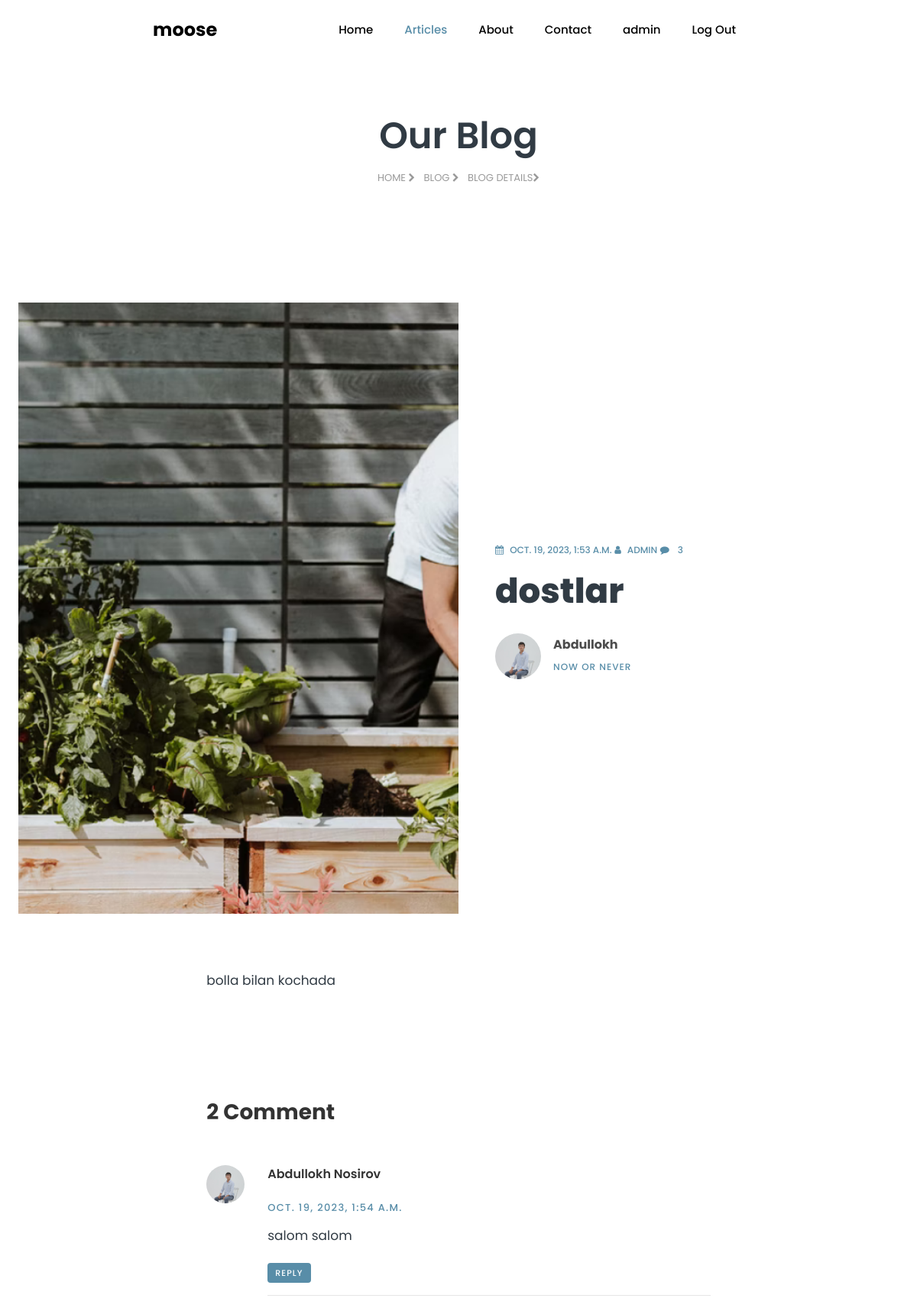
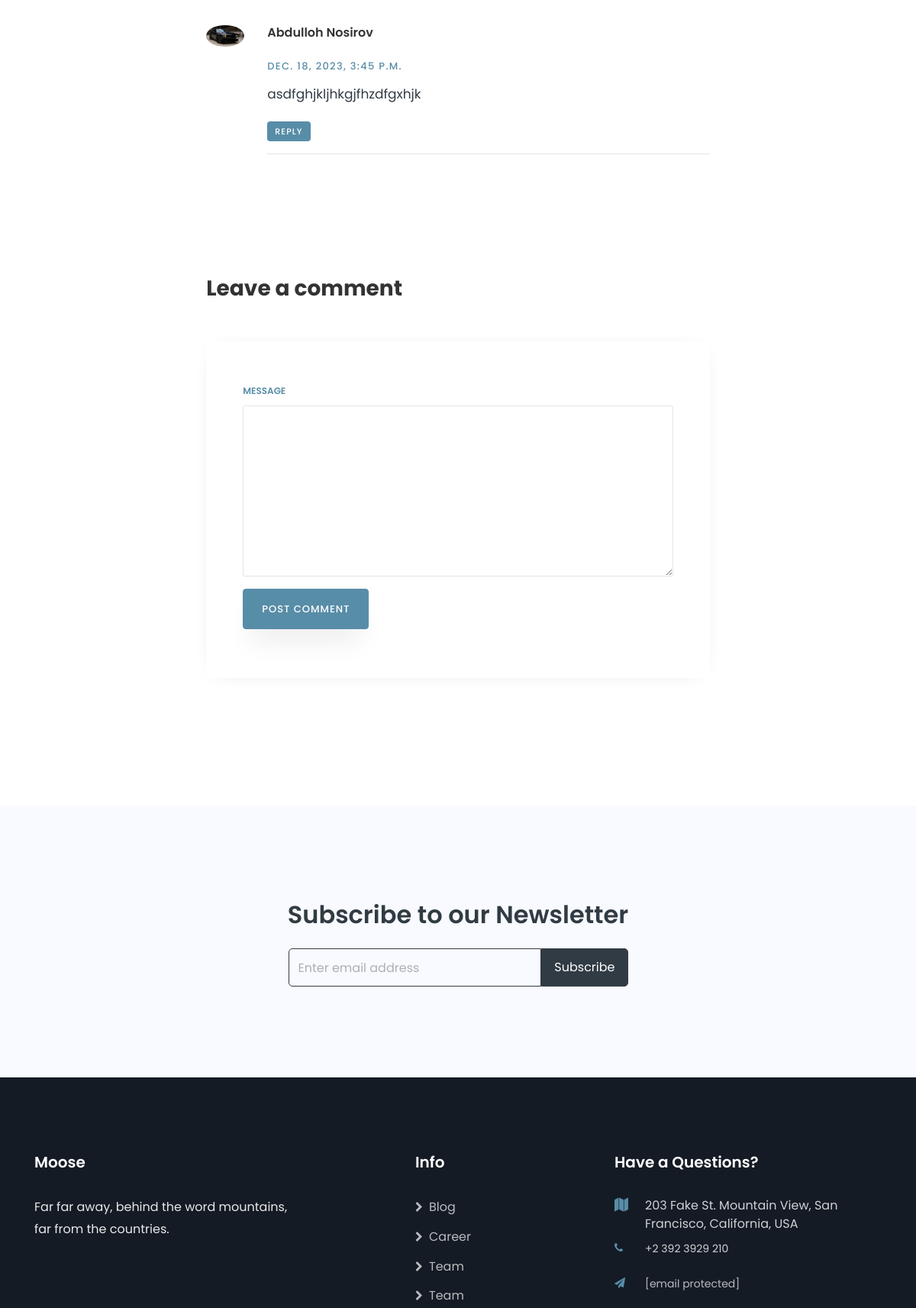
The app's page /post/1 (signed in, upper part) with its own data (2 pictures, top to bottom).
### main/models.py (models this page shows, shortened)
class PostModel(models.Model):
    title = models.CharField(max_length=150)
    img = models.ImageField(upload_to='posts/')
    description = models.TextField()
    auther = models.ForeignKey(UserModel, on_delete=models.CASCADE)
    tags = models.ManyToManyField(TagModels, null=True, blank=True)
    created_at = models.DateTimeField(auto_now_add=True)

class UserModel(models.Model):
    first_name = models.CharField(max_length=100)
    last_name = models.CharField(max_length=100)
    avatar = models.ImageField(upload_to='avatar/')
    bio = models.CharField(max_length=200)
    username = models.CharField(max_length=100, unique=True)
    email = models.EmailField(unique=True)
    password = models.CharField(max_length=100)
    created_at = models.DateTimeField(auto_now_add=True)
    def __str__(self):
        return self.first_name

class CommentModels(models.Model):
    name = models.CharField(max_length=250)
    post_c = models.ForeignKey(PostModel, on_delete=models.CASCADE)
    auther = models.ForeignKey(UserModel, on_delete=models.CASCADE)
    created_at = models.DateTimeField(auto_now_add=True)

### main/views.py (the view)
# urls.py: path('post/<int:pk>', detail, name='detail'),
def detail(request, pk):
    obj = PostModel.objects.filter(pk=pk)
    comments = CommentModels.objects.filter(post_c_id=pk)
    if request.method == 'POST' and request.POST['name'].strip() != '':
        name = request.POST['name']
        page = pk
        user1 = UserModel.objects.get(username=request.user)
        comment = CommentModels(name=name, post_c_id=page, auther=user1)
        comment.save()
    return render(request, template_name='blog-single.html', context={
        'obj': obj,
        'comments': comments
    })

### templates/blog-single.html (shortened to what this page needs)
{% load static %}
<!DOCTYPE html>
<html lang="en">
<head>
    <link rel="stylesheet" href="https://stackpath.bootstrapcdn.com/font-awesome/4.7.0/css/font-awesome.min.css">
    <link rel="stylesheet" href="{% static 'main/css/animate.css' %}">
    <link rel="stylesheet" href="{% static 'main/css/owl.carousel.min.css' %}">
    <link rel="stylesheet" href="{% static 'main/css/owl.theme.default.min.css' %}">
    <link rel="stylesheet" href="{% static 'main/css/magnific-popup.css' %}">
    <link rel="stylesheet" href="{% static 'main/css/flaticon.css' %}">
    <link rel="stylesheet" href="{% static 'main/css/style.css' %}">
</head>
<body>
<nav class="navbar navbar-expand-lg navbar-dark ftco_navbar bg-dark ftco-navbar-light" id="ftco-navbar">
    <div class="container">
        <a class="navbar-brand" href="index-2.html">moose</a>
        <div class="collapse navbar-collapse" id="ftco-nav">
            <ul class="navbar-nav ml-auto">
                <li class="nav-item"><a href="{% url 'home' %}" class="nav-link">Home</a></li>
                <li class="nav-item active"><a href="{% url 'blog' %}" class="nav-link">Articles</a></li>
                <li class="nav-item"><a href="about.html" class="nav-link">About</a></li>
                <li class="nav-item"><a href="contact.html" class="nav-link">Contact</a></li>
                <li class="nav-item"><a href="{% url 'profile' %}" class="nav-link">{{ request.user }}</a></li>
                <li class="nav-item"><a href="{% url 'log_out' %}" class="nav-link">Log Out</a></li>
            </ul>
        </div>
    </div>
</nav>
<section class="hero-wrap hero-wrap-2">
    <div class="container">
        <div class="row no-gutters slider-text align-items-center justify-content-center">
            <div class="col-md-9 text-center ftco-animate pt-5">
                <h1 class="mb-3 bread">Our Blog</h1>
                <p class="breadcrumbs"><span class="mr-2"><a href="index-2.html">Home <i
                        class="fa fa-chevron-right"></i></a></span> <span class="mr-2"><a href="blog.html">Blog <i
                        class="fa fa-chevron-right"></i></a></span> <span>Blog Details<i
                        class="fa fa-chevron-right"></i></span></p>
            </div>
        </div>
    </div>
</section>
<section class="ftco-section">
    <div class="container-fluid px-md-4">
        <div class="row no-gutters">
            <div class="col-md-12 blog-wrap">
                <div class="row no-gutters align-items-center">
                    {% for blog in obj %}
                        <div class="col-md-6 img img-blog js-fullheight"
                             style="background-image: url({{ blog.img.url }});">
                        </div>
                        <div class="col-md-6">
                            <div class="text p-md-5 py-5 px-4 ftco-animate">
                                <p class="meta">
                                    <a href="#"><span class="fa fa-calendar mr-2"></span>{{ blog.created_at }}</a>
                                    <a href="#"><span class="fa fa-user mr-2"></span>Admin</a>
                                    <a href="#" class="meta-chat"><span class="fa fa-comment mr-2"></span> 3</a>
                                </p>
                                <h2 class="mb-4"><a href="blog-single.html">{{ blog.title }}</a></h2>
                                <div class="icon d-flex align-items-center">
                                    <div class="img" style="background-image: url({{ blog.auther.avatar.url }});"></div>
                                    <div class="position pl-3">
                                        <h4 class="mb-0">{{ blog.auther }}</h4>
                                        <span>{{ blog.auther.bio }}</span>
                                    </div>
                                </div>
                            </div>
                        </div>
                        </div>
                        <div class="row justify-content-center pt-4 py-md-5">
                        <div class="col-md-7">
                        <div class="py-4">
                            <p>
                                {{ blog.description }}
                            </p>
                        </div>
                    {% endfor %}
                    <div class="comment-post py-5">
                        {% if i|length != 1 and i|length != 0 %}
                            <h3 class="mb-5">{{ comments|length }} Comments</h3>
                        {% else %}
                            <h3 class="mb-5">{{ comments|length }} Comment</h3>
                        {% endif %}
                        {% for i in comments %}
                            <ul class="comment-list">
                            <li class="comment">
                            <div class="vcard bio">
                                <img src="{{ i.auther.avatar.url }}" alt="Image placeholder">
                            </div>
                            <div class="comment-body">
                                <h3>{{ i.auther.first_name }} {{ i.auther.last_name }}</h3>
                                <div class="meta">{{ i.created_at }}</div>
                                <p>{{ i.name }}</p>
                                <p><a href="#" class="reply">Reply</a></p>
                                <hr>
                                <br>
                            </div>
                        {% endfor %}
                        </li>
                    </div>
                    <div class="comment-form-wrap pt-5">
                        <h3 class="mb-5">Leave a comment</h3>
                        <form action="#" class="p-5 comment-form" method="POST">{% csrf_token %}
                            <div class="row">
                                <div class="col-md-12">
                                    <div class="form-group">
                                        <label for="message">Message</label>
                                        <textarea name="name" id="message" cols="30" rows="10"
                                                  class="form-control"></textarea>
                                    </div>
                                </div>
                                <div class="col-md-12">
                                    <div class="form-group">
                                        <input type="submit" value="Post Comment" class="btn py-3 px-4 btn-primary">
                                    </div>
                                </div>
                            </div>
                        </form>
                    </div>
                    </div>
                    </div>
            </div>
        </div>
    </div>
</section>
<section class="ftco-intro ftco-section bg-light">
    <div class="container">
        <div class="row justify-content-center">
            <div class="col-md-12 text-center">
                <h2>Subscribe to our Newsletter</h2>
                <div class="row justify-content-center">
                    <div class="col-md-5">
                        <form action="#" class="subscribe-form">
                            <div class="form-group d-flex">
                                <input type="text" class="form-control" placeholder="Enter email address">
                                <input type="submit" value="Subscribe" class="submit px-3">
                            </div>
                        </form>
                    </div>
                </div>
            </div>
        </div>
    </div>
</section>
<footer class="ftco-footer">
    <div class="container">
        <div class="row mb-5 justify-content-between">
            <div class="col-sm-12 col-md-4">
                <div class="ftco-footer-widget mb-4">
                    <h2 class="ftco-heading-2 logo"><a href="#">Moose</a></h2>
                    <p>Far far away, behind the word mountains, far from the countries.</p>
                    <ul class="ftco-footer-social list-unstyled mt-2">
                    </ul>
                </div>
            </div>
            <div class="col-sm-12 col-md-2">
                <div class="ftco-footer-widget mb-4 ml-md-4">
                    <h2 class="ftco-heading-2">Info</h2>
                    <ul class="list-unstyled">
                        <li><a href="#"><span class="fa fa-chevron-right mr-2"></span>Blog</a></li>
                        <li><a href="#"><span class="fa fa-chevron-right mr-2"></span>Career</a></li>
                        <li><a href="#"><span class="fa fa-chevron-right mr-2"></span>Team</a></li>
                        <li><a href="#"><span class="fa fa-chevron-right mr-2"></span>Team</a></li>
                    </ul>
                </div>
            </div>
            <div class="col-sm-12 col-md-4">
                <div class="ftco-footer-widget mb-4">
                    <h2 class="ftco-heading-2">Have a Questions?</h2>
                    <div class="block-23 mb-3">
                        <ul>
                            <li><span class="icon fa fa-map marker"></span><span class="text">203 Fake St. Mountain View, San Francisco, California, USA</span>
                            </li>
                            <li><a href="#"><span class="icon fa fa-phone"></span><span
                                    class="text">+2 392 3929 210</span></a></li>
                            <li><a href="#"><span class="icon fa fa-paper-plane pr-4"></span><span class="text"><span
                                    class="__cf_email__" data-cfemail="eb82858d84ab92849e998f84868a8285c5888486">[email&#160;protected]</span></span></a>
                            </li>
                        </ul>
                    </div>
                </div>
            </div>
        </div>
    </div>
</footer>
</body>
</html>

### records on screen
PostModel: img (picture), created_at "OCT. 19, 2023, 1:53 A.M.", title "dostlar", auther.avatar (picture), auther "Abdullokh", auther.bio "NOW OR NEVER", description "bolla bilan kochada"
CommentModels: auther.avatar (picture), auther.first_name "Abdullokh", auther.last_name "Nosirov", created_at "OCT. 19, 2023, 1:54 A.M.", name "salom salom"
CommentModels: auther.avatar (picture), auther.first_name "Abdulloh", auther.last_name "Nosirov", created_at "DEC. 18, 2023, 3:45 P.M.", name "asdfghjkljhkgjfhzdfgxhjk"

### other values on screen
{{ request.user }} "admin"
{{ comments|length }} "2"
